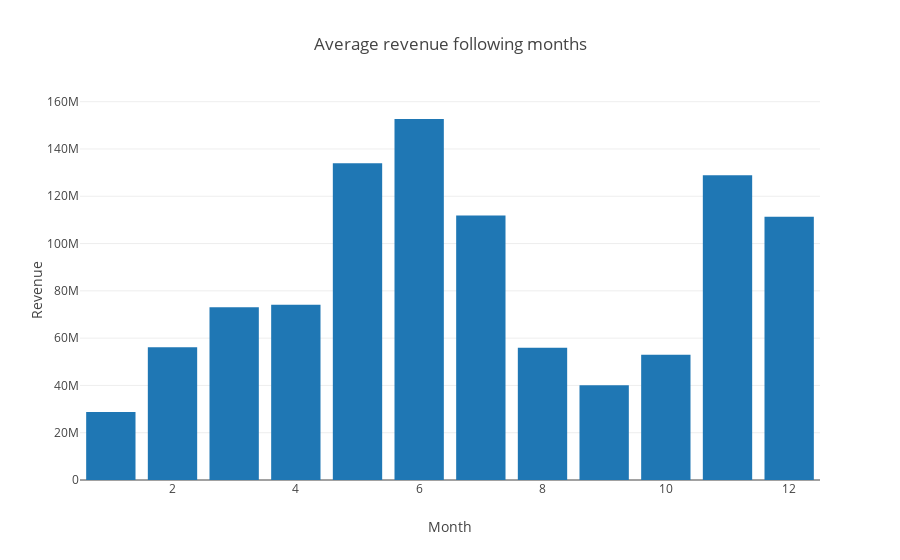

Notebook source saved alongside this figure:
### Markdown cell above
Plot bar chart following month.

### Code cell
month_table = eval_table.groupby('Month').mean() # Contain the mean values of each month.
table = [
    go.Bar(
        x=month_table.index.values, # The month now is the index in eval_Table
        y=month_table.Revenue
    )
]

layout = go.Layout(
    title='Average revenue following months',
    yaxis=dict(title='Revenue'),
    xaxis=dict(title='Month')
)

fig = go.Figure(data=table, layout=layout)
iplot(fig)

### Figure 1 — Plotly figure (JSON) as saved in the notebook; plotly's stock layout.template omitted (floating-point values rounded to 4 significant figures)
{"data": [{"type": "bar", "uid": "1d7c5674-c0af-11e8-bef8-9cad97a9b18b", "x": ["", "01", "02", "03", "04", "05", "06", "07", "08", "09", "10", "11", "12"], "y": [0, 28780000.0, 56140000.0, 73100000.0, 74140000.0, 133900000.0, 152700000.0, 111900000.0, 55940000.0, 40060000.0, 53010000.0, 128900000.0, 111400000.0]}], "layout": {"title": "Average revenue following months", "xaxis": {"title": "Month"}, "yaxis": {"title": "Revenue"}}}
